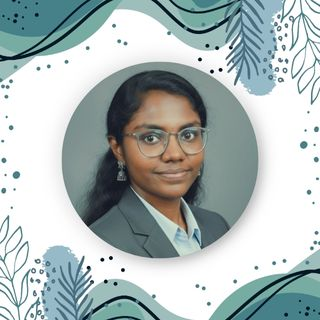
#> input picture portfolio/profile.jpg, 320 x 320 px
$ python extract_colors.py
#> lines starting #> are read from the running program, lines starting #| are printed output that depends on the picture
from PIL import Image
import math

img_path = 'profile.jpg'
try:
    img = Image.open(img_path).convert('RGB')
#> img is the input picture: PIL image 320x320 RGB; mean R, G, B 172.8, 184.6, 183.9
except Exception as e:
    print('ERROR:', e)
    raise SystemExit(1)

img = img.resize((120, 120))
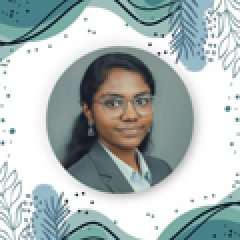
#> img: PIL image 120x120 RGB (shown 2 times larger); mean R, G, B 172.8, 184.5, 183.8
colors = img.getcolors(120*120)
#> colors = 7340 items
if not colors:
    print('ERROR: no colors found')
    raise SystemExit(2)

# sort descending by count
colors.sort(reverse=True)

picked = []
for count, col in colors:
    if len(picked) >= 8:
        break
    skip = False
    for p in picked:
        d = math.sqrt(sum((a-b)**2 for a,b in zip(p,col)))
        if d < 30:
            skip = True
            break
    if not skip:
        picked.append(col)
#> this loop made 153 passes
#> (count, col) on passes 1 to 3: (2090, (255, 255, 255)), (228, (254, 254, 254)), (190, (253, 253, 253))
#> after the loop, picked = [(255, 255, 255), (70, 129, 137), (132, 151, 147), (151, 187, 201), (87, 107, 108), (116, 173, 162), (237, 237, 237), (27, 31, 40)]

primary = picked[0]
#> primary = (255, 255, 255)
# darker and lighter
def clamp(v):
    return max(0,min(255,int(v)))

darker = tuple(clamp(c*0.78) for c in primary)
#> darker = (198, 198, 198)
lighter = tuple(clamp(255 - (255-c)*0.88) for c in primary)
#> lighter = (255, 255, 255)

def hexrgb(c):
    return '#%02x%02x%02x' % c

print('PRIMARY', hexrgb(primary))
#| PRIMARY #ffffff
print('DARKER', hexrgb(darker))
#| DARKER #c6c6c6
print('LIGHTER', hexrgb(lighter))
#| LIGHTER #ffffff
print('SAMPLES', ','.join(hexrgb(c) for c in picked[:6]))
#| SAMPLES #ffffff,#468189,#849793,#97bbc9,#576b6c,#74ada2

$ run again, with portfolio/bg.jpg copied over portfolio/profile.jpg
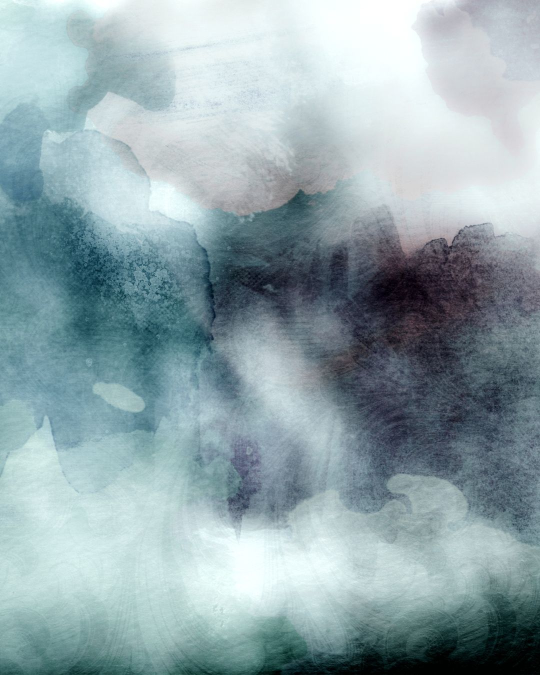
#> input picture portfolio/bg.jpg, 1080 x 1350 px (shown at 1/2 size)
#> img is the input picture: PIL image 1080x1350 RGB; mean R, G, B 145.9, 166.2, 171.4
#> `img = img.resize((120, 120))`:
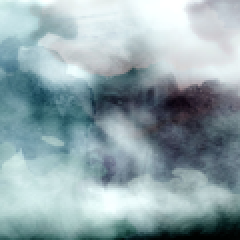
#> img: PIL image 120x120 RGB (shown 2 times larger); mean R, G, B 145.9, 166.2, 171.4
#> colors = 10015 items
#> the loop `for count, col in colors:` made 171 passes
#> (count, col) on passes 1 to 3: (40, (250, 255, 255)), (38, (255, 255, 255)), (37, (0, 2, 1))
#> after the loop `for count, col in colors:`: picked = [(250, 255, 255), (0, 2, 1), (203, 227, 227), (183, 203, 204), (226, 240, 243), (113, 153, 163), (158, 178, 179), (100, 118, 130)]
#> primary = (250, 255, 255)
#> darker = (195, 198, 198)
#> lighter = (250, 255, 255)
#| PRIMARY #faffff
#| DARKER #c3c6c6
#| LIGHTER #faffff
#| SAMPLES #faffff,#000201,#cbe3e3,#b7cbcc,#e2f0f3,#7199a3

$ run again, with portfolio/bg2.jpeg copied over portfolio/profile.jpg
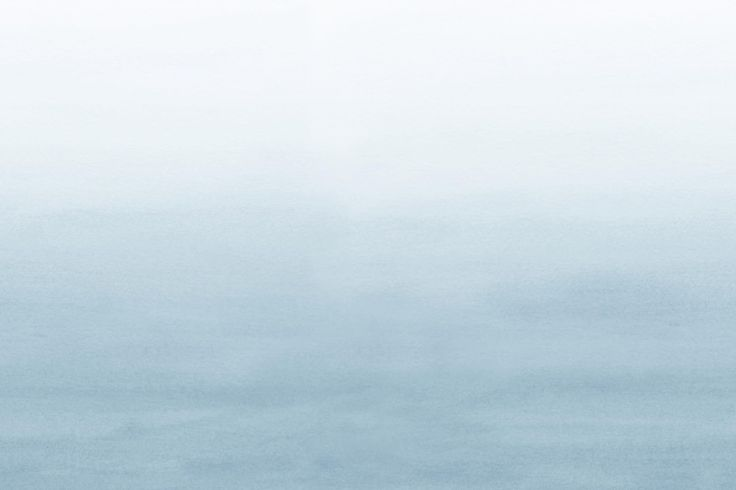
#> input picture portfolio/bg2.jpeg, 736 x 490 px
#> img is the input picture: PIL image 736x490 RGB; mean R, G, B 202.5, 218.5, 227.2
#> `img = img.resize((120, 120))`:
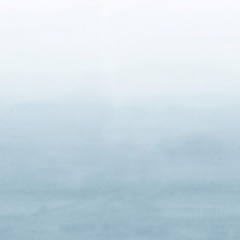
#> img: PIL image 120x120 RGB (shown 2 times larger); mean R, G, B 202.5, 218.5, 227.2
#> colors = 974 items
#> the loop `for count, col in colors:` made 974 passes
#> (count, col) on passes 1 to 3: (540, (244, 248, 251)), (505, (240, 245, 249)), (332, (243, 246, 251))
#> after the loop `for count, col in colors:`: picked = [(244, 248, 251), (163, 191, 203), (205, 222, 230)]
#> primary = (244, 248, 251)
#> darker = (190, 193, 195)
#> lighter = (245, 248, 251)
#| PRIMARY #f4f8fb
#| DARKER #bec1c3
#| LIGHTER #f5f8fb
#| SAMPLES #f4f8fb,#a3bfcb,#cddee6
